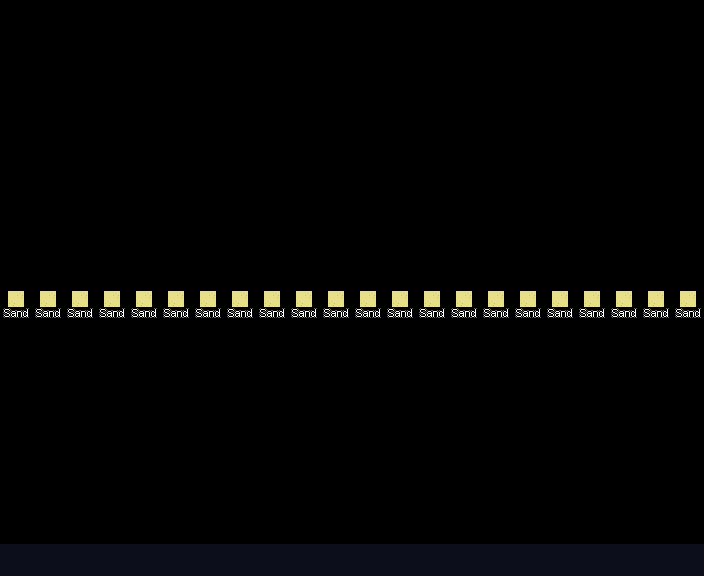

Tiled map render using the project's own tile images. Description and the whole map definition, tile-layer contents included, below:
An orthogonal 22x18 tile map with 32x32 px tiles, 2 tile layers (background_1, systemtags), 3 tilesets.

<map version="1.10" tiledversion="1.12.2" orientation="orthogonal" renderorder="left-up" width="22" height="18" tilewidth="32" tileheight="32" infinite="0" nextlayerid="21" nextobjectid="1">
 <tileset firstgid="1" source="../Tilesets/exterior_spring.tsx" />
 <tileset firstgid="2513" source="../Tilesets/passages.tsx" />
 <tileset firstgid="2657" source="../Tilesets/systemtags.tsx" />
 <layer id="17" name="background_1" width="22" height="18">
  <data encoding="csv">
0,0,0,0,0,0,0,0,0,0,0,0,0,0,0,0,0,0,0,0,0,0,
0,0,0,0,0,0,0,0,0,0,0,0,0,0,0,0,0,0,0,0,0,0,
0,0,0,0,0,0,0,0,0,0,0,0,0,0,0,0,0,0,0,0,0,0,
0,0,0,0,0,0,0,0,0,0,0,0,0,0,0,0,0,0,0,0,0,0,
0,0,0,0,0,0,0,0,0,0,0,0,0,0,0,0,0,0,0,0,0,0,
0,0,0,0,0,0,0,0,0,0,0,0,0,0,0,0,0,0,0,0,0,0,
0,0,0,0,0,0,0,0,0,0,0,0,0,0,0,0,0,0,0,0,0,0,
0,0,0,0,0,0,0,0,0,0,0,0,0,0,0,0,0,0,0,0,0,0,
0,0,0,0,0,0,0,0,0,0,0,0,0,0,0,0,0,0,0,0,0,0,
0,0,0,0,0,0,0,0,0,0,0,0,0,0,0,0,0,0,0,0,0,0,
0,0,0,0,0,0,0,0,0,0,0,0,0,0,0,0,0,0,0,0,0,0,
0,0,0,0,0,0,0,0,0,0,0,0,0,0,0,0,0,0,0,0,0,0,
0,0,0,0,0,0,0,0,0,0,0,0,0,0,0,0,0,0,0,0,0,0,
0,0,0,0,0,0,0,0,0,0,0,0,0,0,0,0,0,0,0,0,0,0,
0,0,0,0,0,0,0,0,0,0,0,0,0,0,0,0,0,0,0,0,0,0,
0,0,0,0,0,0,0,0,0,0,0,0,0,0,0,0,0,0,0,0,0,0,
0,0,0,0,0,0,0,0,0,0,0,0,0,0,0,0,0,0,0,0,0,0,
706,706,706,706,706,706,706,706,706,706,706,706,706,706,706,706,706,706,706,706,706,706
</data>
 </layer>
 <group id="18" name="z=0" />
 <layer id="20" name="systemtags" width="22" height="18">
  <data encoding="csv">
0,0,0,0,0,0,0,0,0,0,0,0,0,0,0,0,0,0,0,0,0,0,
0,0,0,0,0,0,0,0,0,0,0,0,0,0,0,0,0,0,0,0,0,0,
0,0,0,0,0,0,0,0,0,0,0,0,0,0,0,0,0,0,0,0,0,0,
0,0,0,0,0,0,0,0,0,0,0,0,0,0,0,0,0,0,0,0,0,0,
0,0,0,0,0,0,0,0,0,0,0,0,0,0,0,0,0,0,0,0,0,0,
0,0,0,0,0,0,0,0,0,0,0,0,0,0,0,0,0,0,0,0,0,0,
0,0,0,0,0,0,0,0,0,0,0,0,0,0,0,0,0,0,0,0,0,0,
0,0,0,0,0,0,0,0,0,0,0,0,0,0,0,0,0,0,0,0,0,0,
0,0,0,0,0,0,0,0,0,0,0,0,0,0,0,0,0,0,0,0,0,0,
2671,2671,2671,2671,2671,2671,2671,2671,2671,2671,2671,2671,2671,2671,2671,2671,2671,2671,2671,2671,2671,2671,
0,0,0,0,0,0,0,0,0,0,0,0,0,0,0,0,0,0,0,0,0,0,
0,0,0,0,0,0,0,0,0,0,0,0,0,0,0,0,0,0,0,0,0,0,
0,0,0,0,0,0,0,0,0,0,0,0,0,0,0,0,0,0,0,0,0,0,
0,0,0,0,0,0,0,0,0,0,0,0,0,0,0,0,0,0,0,0,0,0,
0,0,0,0,0,0,0,0,0,0,0,0,0,0,0,0,0,0,0,0,0,0,
0,0,0,0,0,0,0,0,0,0,0,0,0,0,0,0,0,0,0,0,0,0,
0,0,0,0,0,0,0,0,0,0,0,0,0,0,0,0,0,0,0,0,0,0,
0,0,0,0,0,0,0,0,0,0,0,0,0,0,0,0,0,0,0,0,0,0
</data>
 </layer>
 <group id="19" name="infos" />
</map>
